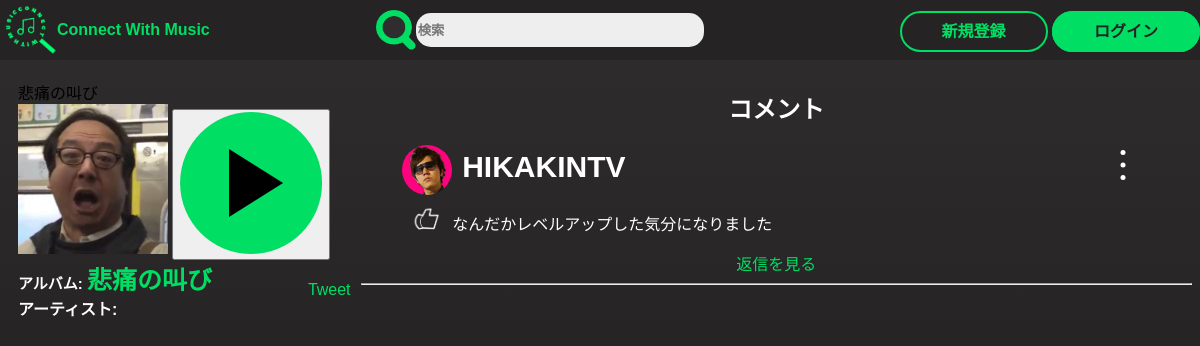
Screenshot of /music/8xbAtFVErgPMBL4F54Q9P4bPw with the database file from the repository.
### cwmapp/models.py (models this page shows, shortened)
class Music( models.Model ):#ユーザが投稿した音楽テーブル
    def save_full_track( instance, filename ):#フルの楽曲を保存するパス
        ext = filename.split('.')[-1]
        return f'{ Album.objects.get( album_id = instance.music_album_id ).album_userid }/albums/{ instance.music_album_id }/tracks/full/{ instance.music_id }.{ ext }'
    def save_preview_track( instance, filename ):#プレビューの楽曲を保存するパス
        ext = filename.split('.')[-1]
        return f'{ Album.objects.get( album_id = instance.music_album_id ).album_userid }/albums/{ instance.music_album_id }/tracks/pre/{ instance.music_id }.{ ext }'
    music_id = models.TextField(default=Utils.randomid, primary_key = True )#曲のID
    music_album_id = models.TextField()#所属するアルバムのID
    music_name = models.CharField( max_length = 100 )
    music_track_full = models.FileField( upload_to = save_full_track )#フルの音楽
    music_track_preview = models.FileField( upload_to = save_preview_track )#プレビュー音楽

class Album( models.Model ):#ユーザが投稿したアルバムテーブル
    def save_album_image( instance, filename ):
        ext = filename.split( '.' )[ -1 ]
        return f'{ instance.album_userid }/albums/{ instance.album_id }/image/{ instance.album_id }.{ ext }'
    album_id = models.TextField(default=Utils.randomid, primary_key = True )#アルバムのID
    album_userid = models.TextField()#投稿者のID
    album_name = models.CharField( max_length = 100 )
    album_image = models.FileField( upload_to = save_album_image )

class CustomUser(AbstractBaseUser, PermissionsMixin):
    def save_user( instance, filename ):
        return f'{ instance.userid }/image/{ filename }'#ユーザ画像
    username_validator = UnicodeUsernameValidator()
    username = models.CharField(
        _("username"),
        max_length=50,
        help_text=_(
            "この名前は公開されます。"
        ),
        validators=[username_validator],
        error_messages={
            "msg": _("A user with that username already exists."),
        },
    )
    email = models.EmailField(_("email address"), blank=True, primary_key=True)
    userid = models.CharField(
        _( "userid" ),
        max_length=100,
        unique=True,
        default=Utils.randomid,
        help_text=_(
            "この名前は公開されません。"
        ),
        validators = [username_validator],
        error_messages={
            "msg": _( "fuck!" )
        }
    )
    image = models.ImageField( upload_to = save_user )
    is_premium = models.BooleanField(
        default=False
    )
    is_staff = models.BooleanField(
        _("staff status"),
        default=False,
        help_text=_("Designates whether the user can log into this admin site."),
    )
    is_active = models.BooleanField(
        _("active"),
        default=True,
        help_text=_(
            "Designates whether this user should be treated as active. "
            "Unselect this instead of deleting accounts."
        ),
    )
    date_joined = models.DateTimeField(_("date joined"), default=timezone.now)
    objects = UserManager()
    EMAIL_FIELD = "email"
    USERNAME_FIELD = "email"
    REQUIRED_FIELDS = []
    class Meta:
        verbose_name = _("user")
        verbose_name_plural = _("users")

class Comment( models.Model ):#コメントテーブル
    comment_id = models.AutoField( primary_key = True )#コメントのID
    comment_userid = models.CharField( max_length=100 )
    comment_music_id = models.TextField()#コメントされた音楽のID
    comment_text = models.TextField()#コメント本文
    comment_posted = models.DateTimeField( auto_now_add = True )#コメントした日時

### cwmapp/views.py (the view, shortened to what this page needs)
# urls.py: path( "music/<slug:idn>", music, name="mus" ),
def music( request, idn ):
    ave_star = 0
    user_star = 0
    good_bool = False
    good_count = 0
    if Star.objects.filter( star_music_id = idn ).exists():
        for i in range( Star.objects.filter( star_music_id = idn ).count() ):
            ave_star += Star.objects.filter( star_music_id = idn )[ i ].star_num
        ave_star /= Star.objects.filter( star_music_id = idn ).count()
        ave_star = Utils.round( ave_star )
    if Good.objects.filter( good_music_id = idn ).exists():
        good_count = Good.objects.filter( good_music_id = idn, good_bool = True).count()
    track_result = {}
    flg = False
    if len( idn ) == 25:
        music_tbl = Music.objects.get( music_id = idn )
        album_tbl = Album.objects.get( album_id = music_tbl.music_album_id )
        artist_tbl = CustomUser.objects.get( userid = album_tbl.album_userid )
        track_result = {
            'album': {
                'id': album_tbl.album_id,
                'name': album_tbl.album_name,
                'img':[
                    {
                        'url': album_tbl.album_image,
                    },
                ],
            },
            'artists':[
                {
                    'id': artist_tbl.userid,
                },
            ],
            'id': idn,
            'name':music_tbl.music_name,
            'preview_url': music_tbl.music_track_preview,
            'full_url': music_tbl.music_track_full,
            'uri': 'None',
        }
        flg = True
    else:
        track_result = SPOTIFY.track( idn, market=None )
    comments = []
    tags = []
    users = []
    form = CommentForm()
    mdl = []
    results = []
    content = {
        'track_result': track_result,#曲のトラック
        'comments': comments,#コメントのテーブルのレコード
        'tags': tags,#タグ
        'users': users,#
        'form': form,#コメント投稿用のフォーム
        'model': mdl,
        'is_comment': False,
        'ave_star': ave_star,
        'user_star': user_star,
        'good_count': good_count,
        'good_bool':good_bool,
        'is_original': flg,
    }
    if request.user.is_authenticated:
        User = CustomUser.objects.filter( userid = request.user.userid )
        content[ 'data' ] = User
        MusHistory = HistoryList(history_userid = request.user.userid,history_music_id = idn)
        MusHistory.save()
        ModelMus.setHistory(request.user.userid)
    if Comment.objects.filter( comment_music_id=idn ).exists():
        content[ 'is_comment' ] = True
        comments = Comment.objects.filter( comment_music_id=idn )
        for i in range( comments.count() ):
            users.append( CustomUser.objects.get( userid=comments[ i ].comment_userid ) )#一つしかとってきてない
            tags.extend( Utils.sharp( comments[ i ].comment_text ) )
            tmp = {
                'user_name': users[ i ].username,
                'user_id': users[ i ].userid,
                'user_image': users[ i ].image,
                'comment_id': comments[ i ].comment_id,
                'comment_good': 0,
                'comment_text': comments[ i ].comment_text,
                'comment_posted': comments[ i ].comment_posted,
                'result': results
            }
            mdl.append( tmp )
        data = Utils.n_dup( tags )
        content[ 'tags' ] = data
        content[ 'comments' ] = comments
        content[ 'users' ] = users
    return render( request, 'cwm/music.html', content )

### cwmapp/forms.py
class CommentForm( forms.ModelForm ):
    class Meta:
        model = Comment
        fields = ('comment_text',)
        labels = { 'comment_text': '' }

### lib/utils.py (called while the page is built, shortened)
    @staticmethod
    def sharp( text ):
        index = text.split( '#' )
        result = []
        index.pop( 0 )
        for t in index:
            tmp = t.split()
            result.append( tmp[ 0 ] )
        return result

    @staticmethod
    def n_dup(arr):
        if len( arr ) == 0:
            return [  ]

### cwmapp/templates/cwm/music.html (shortened to what this page needs)
{% extends "cwm/base.html" %}
{% load static %}
{% block content %}
<link rel="stylesheet" href="{% static 'css/music.css' %}">
<main class="main-test">
        <link rel="stylesheet" href="{% static 'css/loading.css' %}">
    <div class="music-main">
        {% if is_original %}
            <div id="original">
                <div class="original-track-name">
                    {{ track_result.name }}
                </div>
                <div class="original-track-player">
                    <img src="/media_local/{{ track_result.album.img.0.url }}" width="150" height="150">
                    <button class="PlaySongBT" type="button" value="/media_local/{{ track_result.full_url }}" onclick="PlayMusic( '/media_local/{{ track_result.full_url }}', this )">
                        <img src="{% static 'img/tmp/play_green.png' %}">
                    </button>
                </div>
            </div>
        {% else %}
            <div id="spotify-iframe"></div>
        {% endif %}
        <div class="sharedesc">
            <div class="artist">
                <div class="album-name">
                    アルバム: <span class="album-title"><a href="{% url 'album' track_result.album.id %}">{{ track_result.album.name }}</a></span>
                </div>
                <div class="artist-name">
                    アーティスト:
                </div>
            </div>
            <div class="shere">
                <a href="https://twitter.com/share?ref_src=twsrc%5Etfw" class="twitter-share-button" data-text="私は {{ track_result.name }} を聴いています" data-hashtags="cwm,{{ track_result.artists.0.name }}" data-size="large" data-lang="ja" data-show-count="false">Tweet</a><script async src="https://platform.twitter.com/widgets.js" charset="utf-8"></script>
            </div>
        </div>
    </div>
    <div class="comments">
        <h2 id="c-title">コメント</h2>
        {% if is_comment %}
            {% for item in model %}
                <div class="comment-box">
                    <div class="cmt-top">
                        <div class="cmt-user">
                            <img src="{{ item.user_image.url }}" alt="ユーザの画像" width="50" height="50" style="border-radius: 50%;">
                            <div class="user-name">{{ item.user_name }}</div>
                        </div>
                        <div class="menu">
                            <span class="kebab">
                                <span class="kebab-ball"></span>
                                <span class="kebab-ball"></span>
                                <span class="kebab-ball"></span>
                            </span>
                        </div>
                    </div>
                    <div class="cmt-content">
                        <div class="good-img">
                            <img src="{% static 'img/tmp/good_black.png' %}" alt="いいね" width="30" height="30" class="good-img-button">
                        </div>
                        <div class="comment-text" id="c-{{ item.comment_id }}">{{ item.comment_text | linebreaks }}</div>
                    </div>
                    <div class="reply">
                        <a href="" data-comment_id="{{ item.comment_id }}" class="a-reply">返信を見る</a>
                    </div>
                </div>
                <hr>
            {% endfor %}
        {% else %}
        <div class="comment-box">
            <h2 class="bigtext">コメントがありません</h2>
        </div>
        {% endif %}
    </div>
</main>
{% endblock %}

### static/css/base.css (style rules this page uses)
html { min-height: 100%; }
body { height: 100%; font-family: 'メイリオ', 'Meiryo', 'Hiragino Kaku Gothic ProN', 'ヒラギノ角ゴ ProN W3', sans-serif; background: linear-gradient(180deg, #2f2d2d 0%, #252323 48%, #181717 100%); }
a, .Hideblock { text-decoration: none; color: #00de64; }

### static/css/music.css (style rules this page uses)
.cmt-user { display: flex; }
.kebab { display: inline-block; background-color: linear-gradient(180deg, #2f2d2d 0%, #252323 48%, #181717 100%); position: relative; width: 35px; height: 30px; margin-top: 5px; margin-right: 10px; }
.kebab-ball { display: block; width: 5px; height: 5px; position: absolute; left: 50%; background: white; border-radius: 50%; }
.kebab-ball:nth-child(1) { top: 0; transform: translate(-50%, 0); }
.kebab-ball:nth-child(2) { top: 50%; transform: translate(-50%, -50%); }
.kebab-ball:nth-child(3) { top: 100%; transform: translate(-50%, -100%); }
.sharedesc { display: flex; justify-content: space-between; width: 100%; align-items: center; }
.sharedesc .artist { font-weight: bold; }
.sharedesc .artist .album-name { font-size: 15px; color: white; }
.sharedesc .artist .album-name .album-title { font-size: 25px; }
.sharedesc .artist .artist-name { color: white; }
.main-test { height: 450px; margin-top: 70px; display: flex; }
.main-test .music-main { width: 40%; padding: 10px; }
.main-test .comments { overflow-y: scroll; width: 100%; text-align: center; }
.main-test .comments #c-title { color: white; }
.main-test .comments .comment-box { width: 90%; margin: 5px auto; border-radius: 5px; position: relative; }
.main-test .comments .comment-box .cmt-top { display: flex; justify-content: space-between; }
.main-test .comments .comment-box .cmt-top .user-name { color: white; font-weight: bold; font-size: 30px; margin-top: 5px; margin-left: 10px; }
.main-test .comments .comment-box .cmt-content { display: flex; }
.main-test .comments .comment-box .cmt-content .good-img { margin-left: 10px; margin-top: 10px; }
.main-test .comments .comment-box .cmt-content .comment-text { margin-left: 10px; text-align: left; color: white; border-radius: 5px; }

### rows the page displays
Music: name "悲痛の叫び"
Album: album.img.0 (picture), album.name "悲痛の叫び"
CustomUser: user_name "HIKAKINTV"
Comment: comment_text "なんだかレベルアップした気分になりました"
